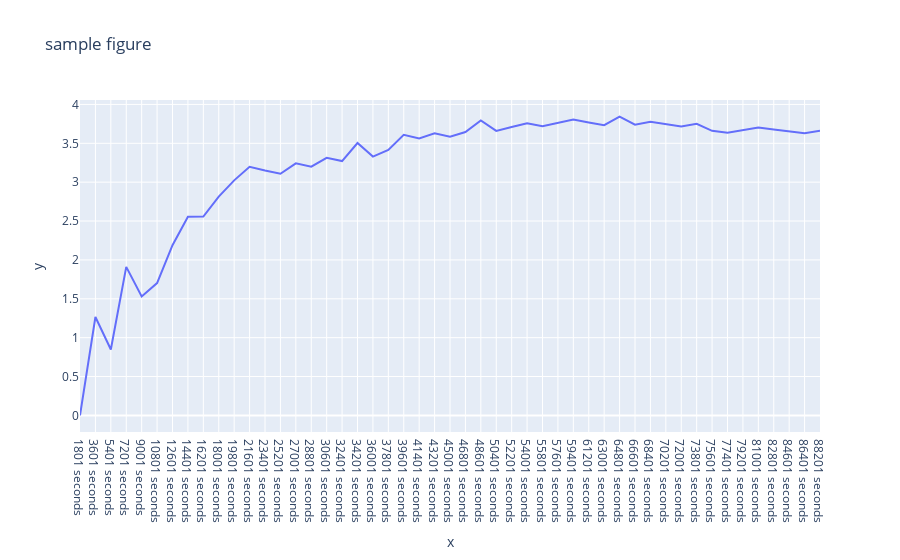

The code cell stored with this chart in its notebook:
### Code cell
slice_data = result.loc['Drop percentage at Baker']
fig = px.line(x=result.columns.get_level_values(0).unique(), y=slice_data, title="sample figure")
fig.show()

### Figure 1 — Plotly figure (JSON) as saved in the notebook; plotly's stock layout.template omitted (floating-point values rounded to 4 significant figures)
{"data": [{"hovertemplate": "x=%{x}<br>y=%{y}<extra></extra>", "legendgroup": "", "line": {"color": "#636efa", "dash": "solid"}, "marker": {"symbol": "circle"}, "mode": "lines", "name": "", "orientation": "v", "showlegend": false, "type": "scatter", "x": ["1801 seconds", "3601 seconds", "5401 seconds", "7201 seconds", "9001 seconds", "10801 seconds", "12601 seconds", "14401 seconds", "16201 seconds", "18001 seconds", "19801 seconds", "21601 seconds", "23401 seconds", "25201 seconds", "27001 seconds", "28801 seconds", "30601 seconds", "32401 seconds", "34201 seconds", "36001 seconds", "37801 seconds", "39601 seconds", "41401 seconds", "43201 seconds", "45001 seconds", "46801 seconds", "48601 seconds", "50401 seconds", "52201 seconds", "54001 seconds", "55801 seconds", "57601 seconds", "59401 seconds", "61201 seconds", "63001 seconds", "64801 seconds", "66601 seconds", "68401 seconds", "70201 seconds", "72001 seconds", "73801 seconds", "75601 seconds", "77401 seconds", "79201 seconds", "81001 seconds", "82801 seconds", "84601 seconds", "86401 seconds", "88201 seconds"], "xaxis": "x", "y": [0, 1.266, 0.8475, 1.911, 1.531, 1.702, 2.19, 2.556, 2.557, 2.813, 3.023, 3.198, 3.15, 3.108, 3.242, 3.2, 3.313, 3.272, 3.504, 3.329, 3.415, 3.609, 3.563, 3.629, 3.586, 3.645, 3.795, 3.66, 3.71, 3.757, 3.719, 3.763, 3.804, 3.768, 3.734, 3.843, 3.74, 3.776, 3.745, 3.716, 3.75, 3.661, 3.635, 3.669, 3.702, 3.677, 3.653, 3.631, 3.661], "yaxis": "y"}], "layout": {"legend": {"tracegroupgap": 0}, "title": {"text": "sample figure"}, "xaxis": {"anchor": "y", "domain": [0, 1], "title": {"text": "x"}}, "yaxis": {"anchor": "x", "domain": [0, 1], "title": {"text": "y"}}}}
